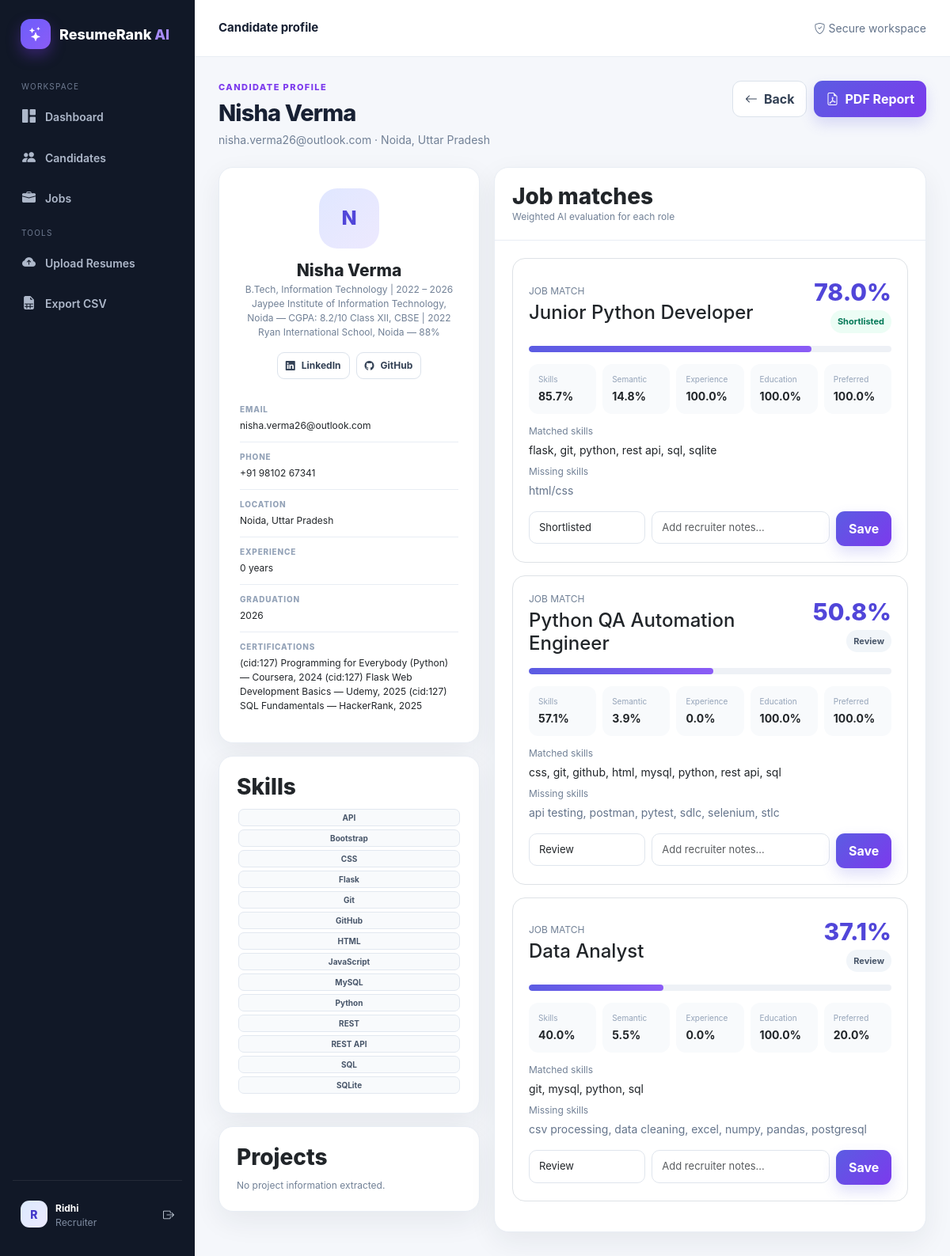
Page /resumes/candidate/7 (signed in) on the committed database.
### tables this page shows
CREATE TABLE user (
                id INTEGER PRIMARY KEY AUTOINCREMENT,
                name TEXT NOT NULL,
                email TEXT NOT NULL UNIQUE,
                password_hash TEXT NOT NULL
            );

CREATE TABLE candidate (
                id INTEGER PRIMARY KEY AUTOINCREMENT,
                name TEXT NOT NULL,
                email TEXT,
                phone TEXT,
                location TEXT,
                linkedin TEXT,
                github TEXT,
                education TEXT,
                graduation_year INTEGER,
                experience_years REAL DEFAULT 0,
                experience_text TEXT,
                projects TEXT,
                certifications TEXT,
                resume_hash TEXT UNIQUE,
                created_at TEXT NOT NULL
            );

CREATE TABLE skill (
                id INTEGER PRIMARY KEY AUTOINCREMENT,
                name TEXT NOT NULL UNIQUE,
                category TEXT
            );

CREATE TABLE job (
                id INTEGER PRIMARY KEY AUTOINCREMENT,
                title TEXT NOT NULL,
                description TEXT NOT NULL,
                required_skills TEXT DEFAULT '',
                preferred_skills TEXT DEFAULT '',
                min_experience REAL DEFAULT 0,
                education_requirement TEXT DEFAULT '',
                certification_requirement TEXT DEFAULT '',
                created_at TEXT NOT NULL
            );

CREATE TABLE application (
                id INTEGER PRIMARY KEY AUTOINCREMENT,
                candidate_id INTEGER NOT NULL,
                job_id INTEGER NOT NULL,
                match_score REAL DEFAULT 0,
                skill_score REAL DEFAULT 0,
                semantic_score REAL DEFAULT 0,
                experience_score REAL DEFAULT 0,
                education_score REAL DEFAULT 0,
                preferred_score REAL DEFAULT 0,
                certification_score REAL DEFAULT 0,
                matched_skills TEXT DEFAULT '',
                missing_skills TEXT DEFAULT '',
                status TEXT DEFAULT 'Review',
                recruiter_notes TEXT DEFAULT '',
                created_at TEXT NOT NULL,
                UNIQUE(candidate_id, job_id),
                FOREIGN KEY(candidate_id) REFERENCES candidate(id) ON DELETE CASCADE,
                FOREIGN KEY(job_id) REFERENCES job(id) ON DELETE CASCADE
            );

### app/routes/resumes.py (the view)
@resumes_bp.route("/candidate/<int:candidate_id>")
@login_required
def detail(candidate_id):
    candidate = db.session.get(Candidate, candidate_id)
    if not candidate:
        flash("Candidate not found.", "danger")
        return redirect(url_for("resumes.list_resumes"))
    applications = Application.query.filter_by(candidate_id=candidate.id).order_by(Application.match_score.desc()).all()
    return render_template("candidate_detail.html", candidate=candidate, applications=applications)

### app/__init__.py (called while the page is built)
def _where(filters):
    if not filters:
        return "", []
    clauses, params = [], []
    for key, value in filters:
        clauses.append(f"{key} = ?")
        params.append(value)
    return " WHERE " + " AND ".join(clauses), params

def _fetch_all(model, filters, order, limit_value):
    where, params = _where(filters)
    sql = f"SELECT * FROM {model._table}{where}"
    if order:
        direction, name = order
        sql += f" ORDER BY {name} {direction}"
    if limit_value is not None:
        sql += f" LIMIT {int(limit_value)}"
    with db.connect() as conn:
        rows = conn.execute(sql, params).fetchall()
    return [model._from_row(row) for row in rows]

    def __get__(self, instance, owner):
        if instance is None:
            return self
        return instance.__dict__.get(self.name)

    def __set__(self, instance, value):
        instance.__dict__[self.name] = value
        session = globals().get("db")
        if session is not None and getattr(instance, "id", None) is not None:
            try: db.session.dirty.add(instance)
            except AttributeError: pass

    def desc(self):
        return ("DESC", self.name)

    def filter_by(self, **kwargs):
        return _Query(self.model, self.filters + list(kwargs.items()), self.order, self.limit_value)

    def order_by(self, field):
        direction, name = field if isinstance(field, tuple) else ("ASC", field.name)
        return _Query(self.model, self.filters, (direction, name), self.limit_value)

    def limit(self, n):
        return _Query(self.model, self.filters, self.order, n)

    def all(self):
        return _fetch_all(self.model, self.filters, self.order, self.limit_value)

    def first(self):
        rows = self.limit(1).all()
        return rows[0] if rows else None

    def __get__(self, instance, owner):
        return _Query(owner)

    def get(self, model, object_id):
        return _Query(model).filter_by(id=object_id).first()

    def connect(self):
        conn = sqlite3.connect(DB_PATH)
        conn.row_factory = sqlite3.Row
        conn.execute("PRAGMA foreign_keys = ON")
        return conn

### app/models/application.py (called while the page is built)
    @classmethod
    def _from_row(cls,row): return cls(id=row["id"],**{f:row[f] for f in cls._fields})

    @property
    def job(self):
        from app.models import Job
        return db.session.get(Job,self.job_id)

### app/models/candidate.py (called while the page is built)
    @classmethod
    def _from_row(cls,row): return cls(id=row["id"],name=row["name"],category=row["category"])

### app/templates/candidate_detail.html
{% extends "base.html" %}{% block title %}{{ candidate.name }} · ResumeRank AI{% endblock %}{% block top_title %}Candidate profile{% endblock %}
{% block content %}<div class="page-head"><div><div class="eyebrow">Candidate profile</div><h1 class="page-title">{{ candidate.name }}</h1><p class="page-subtitle">{{ candidate.email or 'No email found' }} · {{ candidate.location or 'Location unavailable' }}</p></div><div class="actions"><a class="btn btn-outline-secondary" href="{{ url_for('resumes.list_resumes') }}"><i class="bi bi-arrow-left"></i>Back</a><a class="btn btn-primary" href="{{ url_for('reports.candidate_pdf',candidate_id=candidate.id) }}"><i class="bi bi-file-earmark-pdf"></i>PDF Report</a></div></div>
<div class="detail-grid"><div><div class="card profile-hero"><div class="profile-avatar">{{ (candidate.name or 'C')[:1]|upper }}</div><div class="profile-name">{{ candidate.name }}</div><div class="profile-role">{{ candidate.education or 'Candidate profile' }}</div><div class="d-flex justify-content-center gap-2 mt-3"><a class="btn btn-sm btn-outline-secondary" href="{{ candidate.linkedin or '#' }}" target="_blank"><i class="bi bi-linkedin"></i>LinkedIn</a><a class="btn btn-sm btn-outline-secondary" href="{{ candidate.github or '#' }}" target="_blank"><i class="bi bi-github"></i>GitHub</a></div><div class="info-list"><div class="info-row"><div class="info-label">Email</div><div class="info-value">{{ candidate.email or '—' }}</div></div><div class="info-row"><div class="info-label">Phone</div><div class="info-value">{{ candidate.phone or '—' }}</div></div><div class="info-row"><div class="info-label">Location</div><div class="info-value">{{ candidate.location or '—' }}</div></div><div class="info-row"><div class="info-label">Experience</div><div class="info-value">{{ candidate.experience_years or 0 }} years</div></div><div class="info-row"><div class="info-label">Graduation</div><div class="info-value">{{ candidate.graduation_year or '—' }}</div></div><div class="info-row"><div class="info-label">Certifications</div><div class="info-value">{{ candidate.certifications or '—' }}</div></div></div></div><div class="card p-4 mt-3"><h3 class="section-title mb-2">Skills</h3>{% for s in candidate.skills %}<span class="badge badge-skill">{{ s.name }}</span>{% else %}<span class="section-muted">No skills extracted.</span>{% endfor %}</div><div class="card p-4 mt-3"><h3 class="section-title mb-2">Projects</h3><div class="section-muted" style="line-height:1.7;white-space:pre-line">{{ candidate.projects or 'No project information extracted.' }}</div></div></div>
<div><div class="card section-card"><div class="section-head"><div><h3 class="section-title">Job matches</h3><div class="section-muted">Weighted AI evaluation for each role</div></div></div><div class="card-body">{% for a in applications %}<div class="match-card border rounded-4 mb-3"><div class="match-head"><div><div class="section-muted">JOB MATCH</div><h4 class="mb-0 mt-1">{{ a.job.title }}</h4></div><div class="text-end"><div class="match-score">{{ '%.1f'|format(a.match_score) }}%</div><span class="status-pill {{ a.status|lower|replace(' ','-') }}">{{ a.status }}</span></div></div><div class="progress mt-3"><div class="progress-bar" style="width:{{ a.match_score }}%"></div></div><div class="score-grid"><div class="score-box"><small>Skills</small><strong>{{ '%.1f'|format(a.skill_score) }}%</strong></div><div class="score-box"><small>Semantic</small><strong>{{ '%.1f'|format(a.semantic_score) }}%</strong></div><div class="score-box"><small>Experience</small><strong>{{ '%.1f'|format(a.experience_score) }}%</strong></div><div class="score-box"><small>Education</small><strong>{{ '%.1f'|format(a.education_score) }}%</strong></div><div class="score-box"><small>Preferred</small><strong>{{ '%.1f'|format(a.preferred_score) }}%</strong></div></div><div class="match-tags"><div class="section-muted mb-1">Matched skills</div><span>{{ a.matched_skills or 'None' }}</span><div class="section-muted mt-2 mb-1">Missing skills</div><span style="color:#64748b">{{ a.missing_skills or 'None' }}</span></div><form method="post" action="{{ url_for('resumes.update_status',candidate_id=candidate.id,application_id=a.id) }}" class="mt-3"><div class="row g-2"><div class="col-md-4"><select class="form-select" name="status">{% for s in ['Review','Shortlisted','Interview','Selected','Rejected'] %}<option {% if a.status==s %}selected{% endif %}>{{ s }}</option>{% endfor %}</select></div><div class="col-md-6"><input class="form-control" name="notes" placeholder="Add recruiter notes…" value="{{ a.recruiter_notes or '' }}"></div><div class="col-md-2"><button class="btn btn-primary w-100">Save</button></div></div></form></div>{% else %}<div class="empty"><i class="bi bi-stars"></i>No job matches yet. Create a job to evaluate this candidate.</div>{% endfor %}</div></div></div></div>{% endblock %}

### app/templates/base.html (shortened to what this page needs)
<!doctype html>
<html lang="en">
<head>
<link href="https://cdn.jsdelivr.net/npm/bootstrap@5.3.3/dist/css/bootstrap.min.css" rel="stylesheet">
<link rel="stylesheet" href="https://cdn.jsdelivr.net/npm/bootstrap-icons@1.11.3/font/bootstrap-icons.min.css">
<link rel="stylesheet" href="{{ url_for('static', filename='css/style.css') }}">
</head>
<body>
{% if current_user.is_authenticated %}
<div class="app-shell">
<aside class="sidebar">
  <a class="brand" href="{{ url_for('dashboard.index') }}"><span class="brand-mark"><i class="bi bi-stars"></i></span><span>ResumeRank <span style="color:#a78bfa">AI</span></span></a>
  <div class="nav-label">Workspace</div>
  <nav class="side-nav">
    <a href="{{ url_for('dashboard.index') }}"><i class="bi bi-grid-1x2-fill"></i>Dashboard</a>
    <a href="{{ url_for('resumes.list_resumes') }}"><i class="bi bi-people-fill"></i>Candidates</a>
    <a href="{{ url_for('jobs.list_jobs') }}"><i class="bi bi-briefcase-fill"></i>Jobs</a>
  </nav>
  <div class="nav-label">Tools</div>
  <nav class="side-nav">
    <a href="{{ url_for('resumes.upload') }}"><i class="bi bi-cloud-arrow-up-fill"></i>Upload Resumes</a>
    <a href="{{ url_for('reports.export_csv') }}"><i class="bi bi-file-earmark-spreadsheet-fill"></i>Export CSV</a>
  </nav>
  <div class="sidebar-bottom"><div class="user-mini"><div class="avatar">{{ (current_user.name or 'R')[:1]|upper }}</div><div><strong style="color:#fff;font-size:12px">{{ current_user.name }}</strong><small>Recruiter</small></div><a class="ms-auto" href="{{ url_for('auth.logout') }}" title="Logout"><i class="bi bi-box-arrow-right"></i></a></div></div>
</aside>
<div class="main">
<header class="topbar"><div class="topbar-title">{% block top_title %}Recruiting workspace{% endblock %}</div><div class="topbar-spacer"></div><span class="top-link"><i class="bi bi-shield-check"></i> Secure workspace</span></header>
<main class="page">
{% block content %}{% endblock %}
</main></div></div>
{% else %}
{% with messages = get_flashed_messages(with_categories=true) %}{% for category,message in messages %}<div class="container mt-3"><div class="alert alert-{{ category }}">{{ message }}</div></div>{% endfor %}{% endwith %}
{% block auth_content %}{% endblock %}
{% endif %}
</body></html>

### rows in the picture
user: name "R", name "Ridhi"
candidate: name "Nisha Verma", email "nisha.verma26@outlook.com", location "Noida, Uttar Pradesh", name "N", education "B.Tech, Information Technology | 2022 – 2026 Jaypee Institute of Information Technology, Noida — CGPA: 8.2/10 Class XII, CBSE | 2022 Ryan International School, Noida — 88%", phone "+91 98102 67341", experience_years "0", graduation_year "2026", certifications "(cid:127) Programming for Everybody (Python) — Coursera, 2024 (cid:127) Flask Web Development Basics — Udemy, 2025 (cid:127) SQL Fundamentals — HackerRank, 2025"
skill: name "API"
skill: name "Bootstrap"
skill: name "CSS"
skill: name "Flask"
skill: name "Git"
skill: name "GitHub"
skill: name "HTML"
skill: name "JavaScript"
skill: name "MySQL"
skill: name "Python"
skill: name "REST"
skill: name "REST API"
skill: name "SQL"
skill: name "SQLite"
job: job "Junior Python Developer"
application: match_score "78.0", status "Shortlisted", skill_score "85.7", semantic_score "14.8", experience_score "100.0", education_score "100.0", preferred_score "100.0", matched_skills "flask, git, python, rest api, sql, sqlite", missing_skills "html/css", status "Shortlisted"
job: job "Python QA Automation Engineer"
application: match_score "50.8", status "Review", skill_score "57.1", semantic_score "3.9", experience_score "0.0", education_score "100.0", preferred_score "100.0", matched_skills "css, git, github, html, mysql, python, rest api, sql", missing_skills "api testing, postman, pytest, sdlc, selenium, stlc", status "Review"
job: job "Data Analyst"
application: match_score "37.1", status "Review", skill_score "40.0", semantic_score "5.5", experience_score "0.0", education_score "100.0", preferred_score "20.0", matched_skills "git, mysql, python, sql", missing_skills "csv processing, data cleaning, excel, numpy, pandas, postgresql", status "Review"

### other values in the picture
{{ candidate.projects or 'No project information extracted.' }} "No project information extracted."
